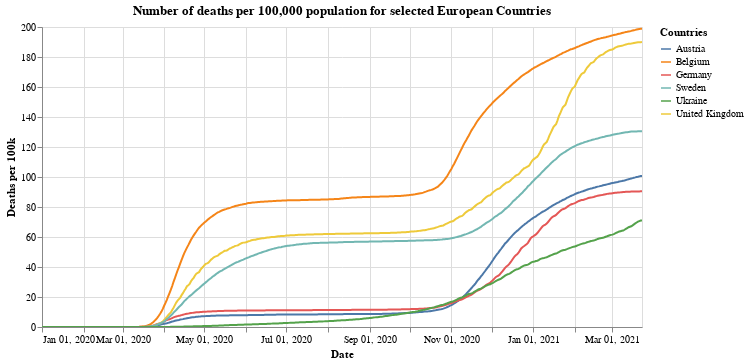

Notebook source saved alongside this figure:
### Markdown cell above
## Total deaths per 100,000

### Code cell
#collapse
alt.Chart(x_small).mark_line().encode(
    x=alt.X("yearmonthdate(date):T", axis=alt.Axis(title='Date')),
    y=alt.Y("deaths_per:Q", axis=alt.Axis(title='Deaths per 100k')),
    tooltip='id',
    color=alt.Color('id', legend=alt.Legend(title="Countries")),
    opacity=alt.condition(leg_selection, alt.value(1), alt.value(0.2))
).add_selection(leg_selection).properties(title='Number of deaths per 100,000 population for selected European Countries', width=600).interactive()

### Figure 1 — Vega-Lite specification as saved in the notebook (floating-point values rounded to 4 significant figures; data arrays with more than 128 entries replaced by an {"elided": "..."} marker saying what was removed)
{"config": {"view": {"continuousWidth": 400, "continuousHeight": 300}}, "data": {"name": "data-7e427e4250731b57272ed8f0f6c20024"}, "mark": "line", "encoding": {"color": {"type": "nominal", "field": "id", "legend": {"title": "Countries"}}, "opacity": {"condition": {"value": 1, "selection": "selector001"}, "value": 0.2}, "tooltip": {"type": "nominal", "field": "id"}, "x": {"type": "temporal", "axis": {"title": "Date"}, "field": "date", "timeUnit": "yearmonthdate"}, "y": {"type": "quantitative", "axis": {"title": "Deaths per 100k"}, "field": "deaths_per"}}, "selection": {"selector001": {"type": "multi", "fields": ["id"], "bind": "legend"}, "selector003": {"type": "interval", "bind": "scales", "encodings": ["x", "y"]}}, "title": "Number of deaths per 100,000 population for selected European Countries", "width": 600, "$schema": "https://vega.github.io/schema/vega-lite/v4.8.1.json", "datasets": {"data-7e427e4250731b57272ed8f0f6c20024": {"elided": "2688 records"}}}
